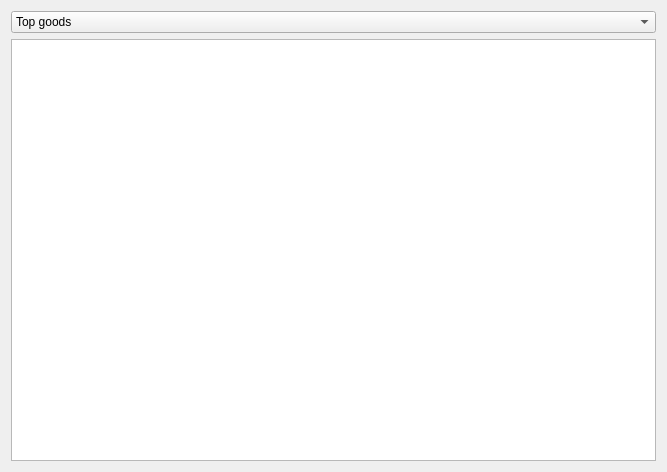
<?xml version="1.0" encoding="UTF-8"?>
<ui version="4.0">
 <class>DialogMovers</class>
 <widget class="QDialog" name="DialogMovers">
  <property name="geometry">
   <rect>
    <x>0</x>
    <y>0</y>
    <width>667</width>
    <height>472</height>
   </rect>
  </property>
  <property name="windowTitle">
   <string>Goods statistic</string>
  </property>
  <layout class="QGridLayout" name="gridLayout">
   <item row="0" column="0">
    <widget class="QComboBox" name="comboBox">
     <item>
      <property name="text">
       <string>Top goods</string>
      </property>
     </item>
     <item>
      <property name="text">
       <string>Dead goods</string>
      </property>
     </item>
    </widget>
   </item>
   <item row="1" column="0">
    <widget class="QTableView" name="tableView"/>
   </item>
  </layout>
 </widget>
 <resources/>
 <connections/>
</ui>
